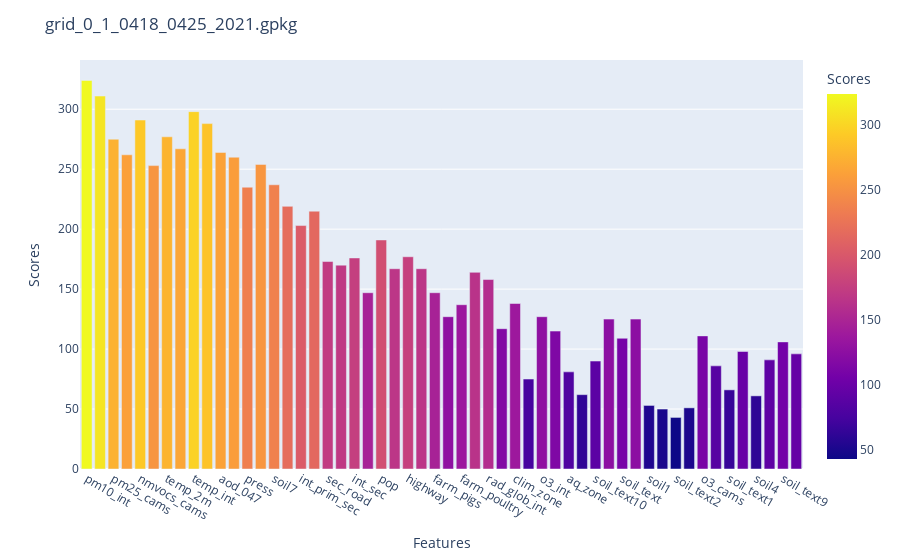
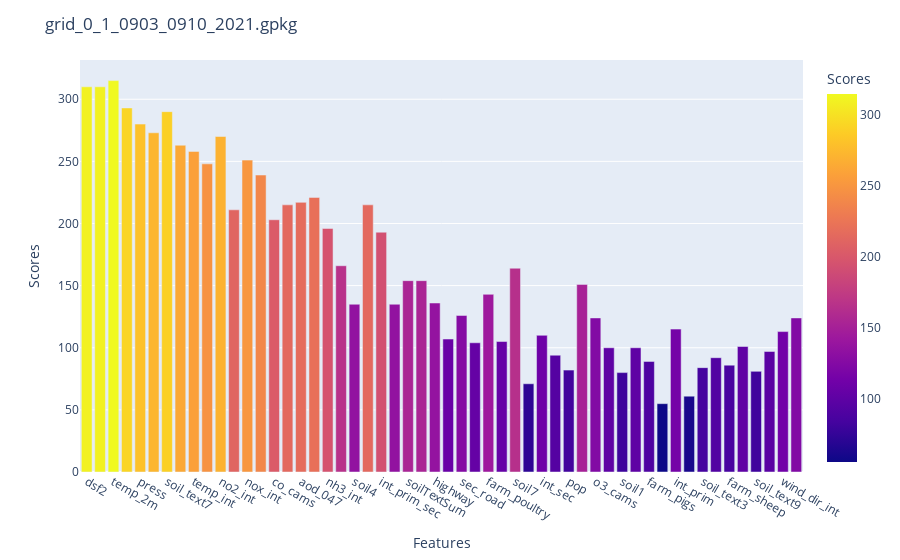
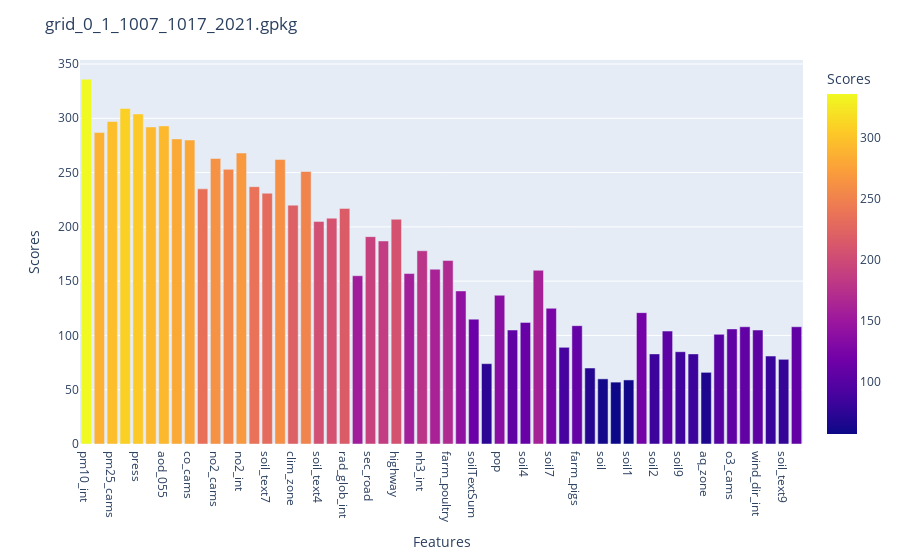
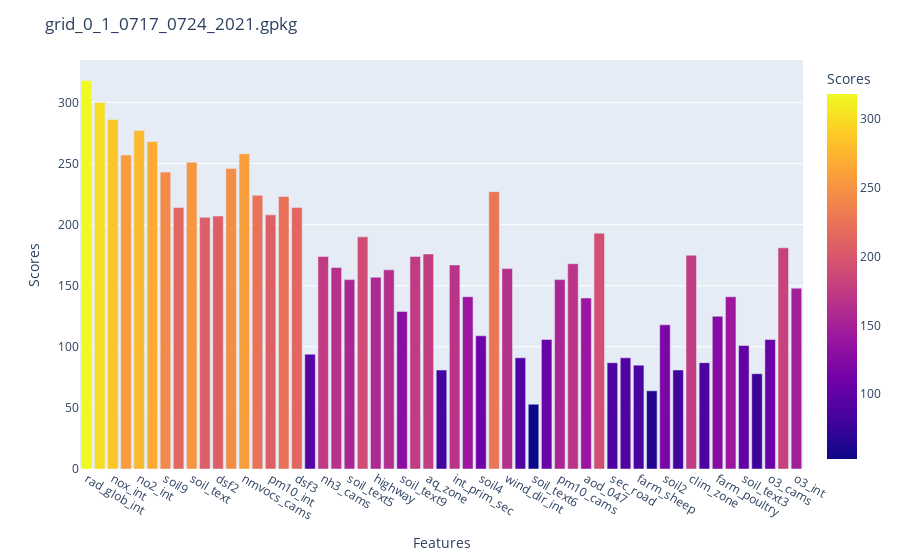

Notebook code for these charts, in order:
### Code cell
"""
1-->Pearson
2-->Spearmanr
3-->Kendall
4-->Fisher
5-->Random Forest
6-->Average
"""
FOLDER='6'
RESOLUTION = '0_1'
KNN = True


geopackages = os.listdir('assets/grids_'+RESOLUTION)

for index, grid in enumerate(geopackages):
    results_fs = pd.read_csv('assets/Votes/'+RESOLUTION+grid[:-5]+'.csv')
    
    win = m.borda_voting(results_fs)
    m.show_bar( list(win.votes), list(win.votes.values()), grid)

### Figure 1 — Plotly figure (JSON) as saved in the notebook; plotly's stock layout.template omitted (floating-point values rounded to 4 significant figures)
{"data": [{"alignmentgroup": "True", "hovertemplate": "Features=%{x}<br>Scores=%{marker.color}<extra></extra>", "legendgroup": "", "marker": {"color": [324, 311, 275, 262, 291, 253, 277, 267, 298, 288, 264, 260, 235, 254, 237, 219, 203, 215, 173, 170, 176, 147, 191, 167, 177, 167, 147, 127, 137, 164, 158, 117, 138, 75, 127, 115, 81, 62, 90, 125, 109, 125, 53, 50, 43, 51, 111, 86, 66, 98, 61, 91, 106, 96], "coloraxis": "coloraxis", "pattern": {"shape": ""}}, "name": "", "offsetgroup": "", "orientation": "v", "showlegend": false, "textposition": "auto", "x": ["pm10_int", "soil_text4", "pm25_cams", "co_cams", "nmvocs_cams", "pm10_cams", "temp_2m", "no2_cams", "temp_int", "no2_int", "aod_047", "nh3_cams", "press", "nox_int", "soil7", "dsf2", "int_prim_sec", "prim_road", "sec_road", "soil", "int_sec", "soilTextSum", "pop", "nh3_int", "highway", "soil_text7", "farm_pigs", "ndvi", "farm_poultry", "int_prim", "rad_glob_int", "soilSum", "clim_zone", "soil_text5", "o3_int", "farm_sheep", "aq_zone", "soil_text6", "soil_text10", "soil_text3", "soil_text", "air_hum_int", "soil1", "soil2", "soil_text2", "soil5", "o3_cams", "soil9", "soil_text1", "dsf3", "soil4", "soil8", "soil_text9", "wind_dir_int"], "xaxis": "x", "y": [324, 311, 275, 262, 291, 253, 277, 267, 298, 288, 264, 260, 235, 254, 237, 219, 203, 215, 173, 170, 176, 147, 191, 167, 177, 167, 147, 127, 137, 164, 158, 117, 138, 75, 127, 115, 81, 62, 90, 125, 109, 125, 53, 50, 43, 51, 111, 86, 66, 98, 61, 91, 106, 96], "yaxis": "y", "type": "bar"}], "layout": {"xaxis": {"anchor": "y", "domain": [0.0, 1.0], "title": {"text": "Features"}}, "yaxis": {"anchor": "x", "domain": [0.0, 1.0], "title": {"text": "Scores"}}, "coloraxis": {"colorbar": {"title": {"text": "Scores"}}, "colorscale": [[0.0, "#0d0887"], [0.1111, "#46039f"], [0.2222, "#7201a8"], [0.3333, "#9c179e"], [0.4444, "#bd3786"], [0.5556, "#d8576b"], [0.6667, "#ed7953"], [0.7778, "#fb9f3a"], [0.8889, "#fdca26"], [1.0, "#f0f921"]]}, "legend": {"tracegroupgap": 0}, "margin": {"t": 60}, "barmode": "relative", "title": {"text": "grid_0_1_0418_0425_2021.gpkg"}}}

### Figure 2 — Plotly figure (JSON) as saved in the notebook; plotly's stock layout.template omitted (floating-point values rounded to 4 significant figures)
{"data": [{"alignmentgroup": "True", "hovertemplate": "Features=%{x}<br>Scores=%{marker.color}<extra></extra>", "legendgroup": "", "marker": {"color": [310, 310, 315, 293, 280, 273, 290, 263, 258, 248, 270, 211, 251, 239, 203, 215, 217, 221, 196, 166, 135, 215, 193, 135, 154, 154, 136, 107, 126, 104, 143, 105, 164, 71, 110, 94, 82, 151, 124, 100, 80, 100, 89, 55, 115, 61, 84, 92, 86, 101, 81, 97, 113, 124], "coloraxis": "coloraxis", "pattern": {"shape": ""}}, "name": "", "offsetgroup": "", "orientation": "v", "showlegend": false, "textposition": "auto", "x": ["dsf2", "pm10_int", "temp_2m", "pm25_cams", "press", "pm10_cams", "soil_text7", "nh3_cams", "temp_int", "rad_glob_int", "no2_int", "soil_text5", "nox_int", "soil_text4", "co_cams", "no2_cams", "aod_047", "clim_zone", "nh3_int", "soilSum", "soil4", "nmvocs_cams", "int_prim_sec", "soil5", "soilTextSum", "prim_road", "highway", "soil_text1", "sec_road", "soil_text6", "farm_poultry", "soil9", "soil7", "soil_text10", "int_sec", "soil_text2", "pop", "soil8", "o3_cams", "soil_text", "soil1", "soil2", "farm_pigs", "soil", "int_prim", "aq_zone", "soil_text3", "air_hum_int", "farm_sheep", "ndvi", "soil_text9", "dsf3", "wind_dir_int", "o3_int"], "xaxis": "x", "y": [310, 310, 315, 293, 280, 273, 290, 263, 258, 248, 270, 211, 251, 239, 203, 215, 217, 221, 196, 166, 135, 215, 193, 135, 154, 154, 136, 107, 126, 104, 143, 105, 164, 71, 110, 94, 82, 151, 124, 100, 80, 100, 89, 55, 115, 61, 84, 92, 86, 101, 81, 97, 113, 124], "yaxis": "y", "type": "bar"}], "layout": {"xaxis": {"anchor": "y", "domain": [0.0, 1.0], "title": {"text": "Features"}}, "yaxis": {"anchor": "x", "domain": [0.0, 1.0], "title": {"text": "Scores"}}, "coloraxis": {"colorbar": {"title": {"text": "Scores"}}, "colorscale": [[0.0, "#0d0887"], [0.1111, "#46039f"], [0.2222, "#7201a8"], [0.3333, "#9c179e"], [0.4444, "#bd3786"], [0.5556, "#d8576b"], [0.6667, "#ed7953"], [0.7778, "#fb9f3a"], [0.8889, "#fdca26"], [1.0, "#f0f921"]]}, "legend": {"tracegroupgap": 0}, "margin": {"t": 60}, "barmode": "relative", "title": {"text": "grid_0_1_0903_0910_2021.gpkg"}}}

### Figure 3 — Plotly figure (JSON) as saved in the notebook; plotly's stock layout.template omitted (floating-point values rounded to 4 significant figures)
{"data": [{"alignmentgroup": "True", "hovertemplate": "Features=%{x}<br>Scores=%{marker.color}<extra></extra>", "legendgroup": "", "marker": {"color": [336, 287, 297, 309, 304, 292, 293, 281, 280, 235, 263, 253, 268, 237, 231, 262, 220, 251, 205, 208, 217, 155, 191, 187, 207, 157, 178, 161, 169, 141, 115, 74, 137, 105, 112, 160, 125, 89, 109, 70, 60, 57, 59, 121, 83, 104, 85, 83, 66, 101, 106, 108, 105, 81, 78, 108], "coloraxis": "coloraxis", "pattern": {"shape": ""}}, "name": "", "offsetgroup": "", "orientation": "v", "showlegend": false, "textposition": "auto", "x": ["pm10_int", "dsf2", "pm25_cams", "aod_047", "press", "pm10_cams", "aod_055", "temp_2m", "co_cams", "temp_int", "no2_cams", "nmvocs_cams", "no2_int", "nox_int", "soil_text7", "no_cams", "clim_zone", "nh3_cams", "soil_text4", "int_prim_sec", "rad_glob_int", "soil_text5", "sec_road", "air_hum_int", "highway", "prim_road", "nh3_int", "int_sec", "farm_poultry", "soilSum", "soilTextSum", "soil_text1", "pop", "soil5", "soil4", "int_prim", "soil7", "soil_text10", "farm_pigs", "soil_text6", "soil", "soil_text2", "soil1", "soil8", "soil2", "soil_text3", "soil9", "soil_text", "aq_zone", "farm_sheep", "o3_cams", "o3_int", "wind_dir_int", "ndvi", "soil_text9", "dsf3"], "xaxis": "x", "y": [336, 287, 297, 309, 304, 292, 293, 281, 280, 235, 263, 253, 268, 237, 231, 262, 220, 251, 205, 208, 217, 155, 191, 187, 207, 157, 178, 161, 169, 141, 115, 74, 137, 105, 112, 160, 125, 89, 109, 70, 60, 57, 59, 121, 83, 104, 85, 83, 66, 101, 106, 108, 105, 81, 78, 108], "yaxis": "y", "type": "bar"}], "layout": {"xaxis": {"anchor": "y", "domain": [0.0, 1.0], "title": {"text": "Features"}}, "yaxis": {"anchor": "x", "domain": [0.0, 1.0], "title": {"text": "Scores"}}, "coloraxis": {"colorbar": {"title": {"text": "Scores"}}, "colorscale": [[0.0, "#0d0887"], [0.1111, "#46039f"], [0.2222, "#7201a8"], [0.3333, "#9c179e"], [0.4444, "#bd3786"], [0.5556, "#d8576b"], [0.6667, "#ed7953"], [0.7778, "#fb9f3a"], [0.8889, "#fdca26"], [1.0, "#f0f921"]]}, "legend": {"tracegroupgap": 0}, "margin": {"t": 60}, "barmode": "relative", "title": {"text": "grid_0_1_1007_1017_2021.gpkg"}}}

### Figure 4 — Plotly figure (JSON) as saved in the notebook; plotly's stock layout.template omitted (floating-point values rounded to 4 significant figures)
{"data": [{"alignmentgroup": "True", "hovertemplate": "Features=%{x}<br>Scores=%{marker.color}<extra></extra>", "legendgroup": "", "marker": {"color": [318, 300, 286, 257, 277, 268, 243, 214, 251, 206, 207, 246, 258, 224, 208, 223, 214, 94, 174, 165, 155, 190, 157, 163, 129, 174, 176, 81, 167, 141, 109, 227, 164, 91, 53, 106, 155, 168, 140, 193, 87, 91, 85, 64, 118, 81, 175, 87, 125, 141, 101, 78, 106, 181, 148], "coloraxis": "coloraxis", "pattern": {"shape": ""}}, "name": "", "offsetgroup": "", "orientation": "v", "showlegend": false, "textposition": "auto", "x": ["rad_glob_int", "soil_text4", "nox_int", "soil_text7", "no2_int", "air_hum_int", "soil9", "soilTextSum", "soil_text", "soilSum", "dsf2", "soil7", "nmvocs_cams", "ndvi", "pm10_int", "no2_cams", "dsf3", "soil5", "nh3_cams", "pop", "soil_text5", "prim_road", "highway", "pm25_cams", "soil_text9", "co_cams", "aq_zone", "soil_text1", "int_prim_sec", "aod_055", "soil4", "temp_2m", "wind_dir_int", "soil", "soil_text6", "soil_text2", "pm10_cams", "temp_int", "aod_047", "press", "sec_road", "soil_text10", "farm_sheep", "soil1", "soil2", "int_sec", "clim_zone", "farm_pigs", "farm_poultry", "nh3_int", "soil_text3", "int_prim", "o3_cams", "soil8", "o3_int"], "xaxis": "x", "y": [318, 300, 286, 257, 277, 268, 243, 214, 251, 206, 207, 246, 258, 224, 208, 223, 214, 94, 174, 165, 155, 190, 157, 163, 129, 174, 176, 81, 167, 141, 109, 227, 164, 91, 53, 106, 155, 168, 140, 193, 87, 91, 85, 64, 118, 81, 175, 87, 125, 141, 101, 78, 106, 181, 148], "yaxis": "y", "type": "bar"}], "layout": {"xaxis": {"anchor": "y", "domain": [0.0, 1.0], "title": {"text": "Features"}}, "yaxis": {"anchor": "x", "domain": [0.0, 1.0], "title": {"text": "Scores"}}, "coloraxis": {"colorbar": {"title": {"text": "Scores"}}, "colorscale": [[0.0, "#0d0887"], [0.1111, "#46039f"], [0.2222, "#7201a8"], [0.3333, "#9c179e"], [0.4444, "#bd3786"], [0.5556, "#d8576b"], [0.6667, "#ed7953"], [0.7778, "#fb9f3a"], [0.8889, "#fdca26"], [1.0, "#f0f921"]]}, "legend": {"tracegroupgap": 0}, "margin": {"t": 60}, "barmode": "relative", "title": {"text": "grid_0_1_0717_0724_2021.gpkg"}}}
